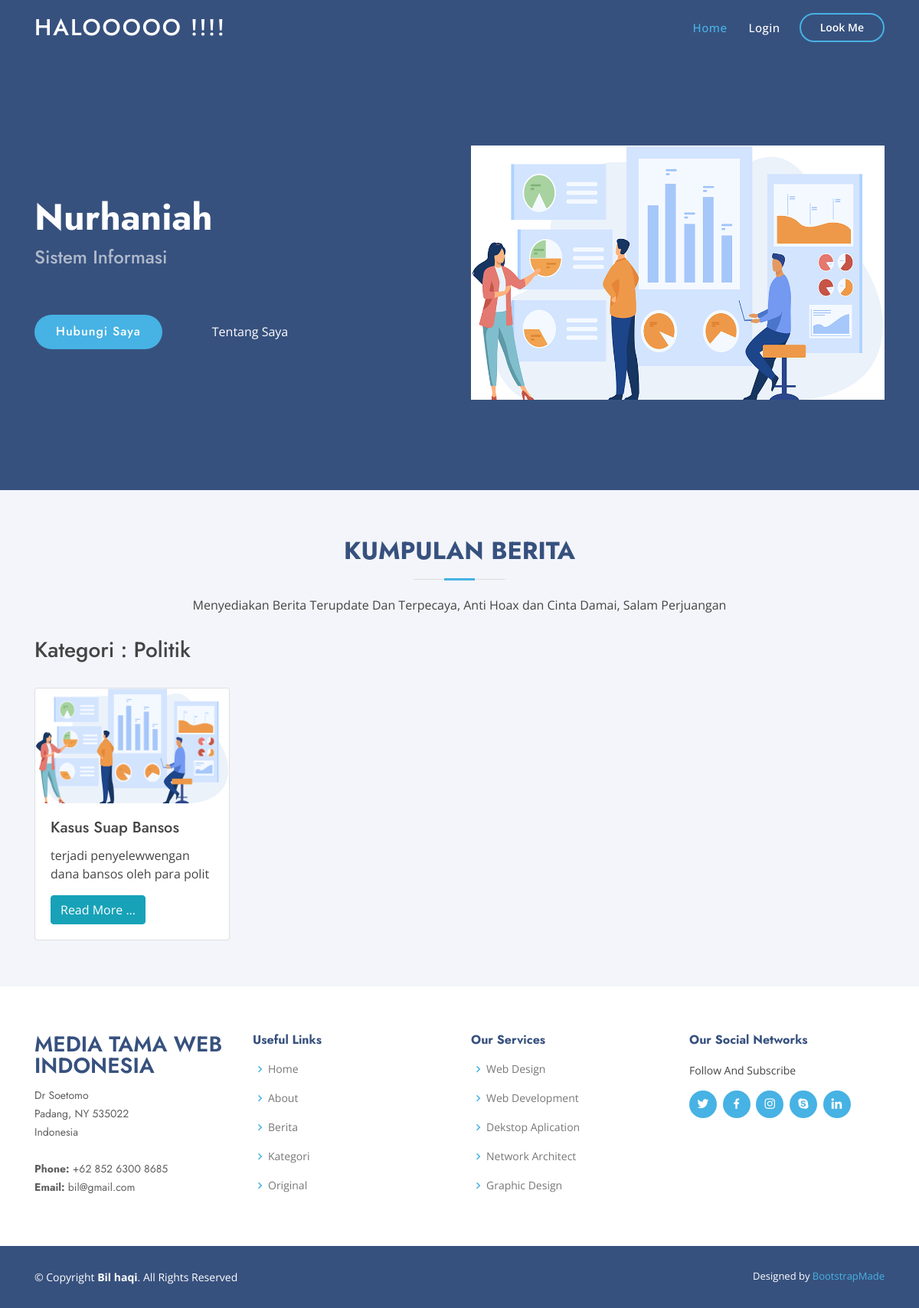
The page /?page=pages/berita/spesifik_berita&kategoriid=1 on the database its author committed.
### tables this page shows
CREATE TABLE `tbl_kategori` (
  `kategori_id` int(11) NOT NULL,
  `kategori_nama` varchar(255) NOT NULL,
  `kategori_deskripsi` varchar(255) NOT NULL
);

CREATE TABLE `tbl_berita` (
  `berita_id` int(11) NOT NULL,
  `kategori_id` int(11) NOT NULL,
  `berita_judul` varchar(255) NOT NULL,
  `berita_tgl` date NOT NULL,
  `berita_isi` varchar(255) NOT NULL,
  `berita_gambar` varchar(255) NOT NULL
);

### pages/berita/spesifik_berita.php (the view)
<section id="services" class="services section-bg">
      <div class="container" data-aos="fade-up">
        <div class="section-title">
          <h2>Kumpulan Berita</h2>
          <p>Menyediakan Berita Terupdate Dan Terpecaya, Anti Hoax dan Cinta Damai, Salam Perjuangan</p>
        </div>
        <div>
          <?php
            $kategori_id = $_GET['kategoriid'];
            $data_kategori = $koneksi->query("SELECT kategori_nama FROM tbl_kategori WHERE kategori_id='$kategori_id'")->fetch_assoc();
          ?>
          <h3>Kategori : <?= $data_kategori['kategori_nama'] ?></h3>
        </div>
        <div class="row">
        <?php
            $data = $koneksi->query("SELECT * FROM tbl_berita  WHERE kategori_id='$kategori_id' ORDER BY berita_id DESC");
            while ($ekstrak = $data->fetch_assoc()) {
        ?>
          <div class="col-xl-3 col-md-6 d-flex align-items-stretch mt-4" data-aos="zoom-in" data-aos-delay="100">
            <div class="card animasi-card" style="width: 18rem;">
              <img class="card-img-top" src="admin/asset/images/foto_berita/<?= $ekstrak['berita_gambar'] ?>" alt="Card image cap" width="150" height="150">
              <div class="card-body">
                <h5 class="card-title"><?= $ekstrak['berita_judul'] ?></h5>
                <p class="card-text"><?= substr($ekstrak['berita_isi'],0,50) ?></p>
                <a href="?page=pages/berita/read_berita&idberita=<?= $ekstrak['berita_id'] ?>" class="btn btn-info" target="_blank">Read More ...</a>
              </div>
            </div>
          </div>
        <?php
        }
        ?>
        </div>
  </div>
</section>

### assets/css/style.css (style rules this page uses)
body { font-family: "Open Sans", sans-serif; color: #444444; }
a { color: #47b2e4; }
h1, h2, h3, h4, h5, h6 { font-family: "Jost", sans-serif; }
section { padding: 60px 0; overflow: hidden; }
.section-bg { background-color: #f3f5fa; }
.section-title { text-align: center; padding-bottom: 30px; }
.section-title h2 { font-size: 32px; font-weight: bold; text-transform: uppercase; margin-bottom: 20px; padding-bottom: 20px; position: relative; color: #37517e; }
.section-title h2::before { content: ''; position: absolute; display: block; width: 120px; height: 1px; background: #ddd; bottom: 1px; left: calc(50% - 60px); }
.section-title h2::after { content: ''; position: absolute; display: block; width: 40px; height: 3px; background: #47b2e4; bottom: 0; left: calc(50% - 20px); }
.section-title p { margin-bottom: 0; }

### rows shown on the page
tbl_kategori: kategori_nama "Politik"
tbl_berita: berita_gambar (picture), berita_judul "Kasus Suap Bansos", berita_isi "terjadi penyelewwengan dana bansos oleh para polit"
